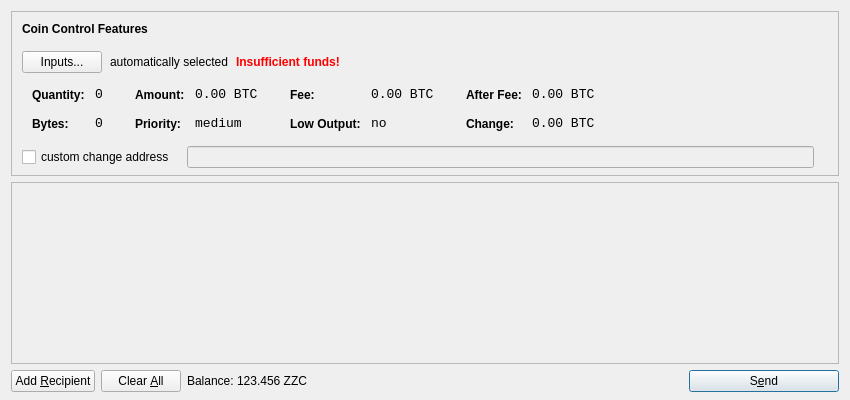
<?xml version="1.0" encoding="UTF-8"?>
<ui version="4.0">
 <class>SendCoinsDialog</class>
 <widget class="QDialog" name="SendCoinsDialog">
  <property name="geometry">
   <rect>
    <x>0</x>
    <y>0</y>
    <width>850</width>
    <height>400</height>
   </rect>
  </property>
  <property name="windowTitle">
   <string>Send Coins</string>
  </property>
  <layout class="QVBoxLayout" name="verticalLayout" stretch="0,1,0">
   <property name="bottomMargin">
    <number>8</number>
   </property>
   <item>
    <widget class="QFrame" name="frameCoinControl">
     <property name="sizePolicy">
      <sizepolicy hsizetype="Expanding" vsizetype="Expanding">
       <horstretch>0</horstretch>
       <verstretch>0</verstretch>
      </sizepolicy>
     </property>
     <property name="maximumSize">
      <size>
       <width>16777215</width>
       <height>16777215</height>
      </size>
     </property>
     <property name="frameShape">
      <enum>QFrame::StyledPanel</enum>
     </property>
     <property name="frameShadow">
      <enum>QFrame::Sunken</enum>
     </property>
     <layout class="QVBoxLayout" name="verticalLayoutCoinControl2">
      <property name="spacing">
       <number>-1</number>
      </property>
      <property name="leftMargin">
       <number>0</number>
      </property>
      <property name="topMargin">
       <number>0</number>
      </property>
      <property name="rightMargin">
       <number>0</number>
      </property>
      <property name="bottomMargin">
       <number>6</number>
      </property>
      <item>
       <layout class="QVBoxLayout" name="verticalLayoutCoinControl" stretch="0,0,0,0,1">
        <property name="spacing">
         <number>0</number>
        </property>
        <property name="leftMargin">
         <number>10</number>
        </property>
        <property name="topMargin">
         <number>10</number>
        </property>
        <item>
         <layout class="QHBoxLayout" name="horizontalLayoutCoinControl1">
          <property name="bottomMargin">
           <number>15</number>
          </property>
          <item>
           <widget class="QLabel" name="labelCoinControlFeatures">
            <property name="sizePolicy">
             <sizepolicy hsizetype="Preferred" vsizetype="Maximum">
              <horstretch>0</horstretch>
              <verstretch>0</verstretch>
             </sizepolicy>
            </property>
            <property name="font">
             <font>
              <weight>75</weight>
              <bold>true</bold>
             </font>
            </property>
            <property name="styleSheet">
             <string notr="true">font-weight:bold;</string>
            </property>
            <property name="text">
             <string>Coin Control Features</string>
            </property>
           </widget>
          </item>
         </layout>
        </item>
        <item>
         <layout class="QHBoxLayout" name="horizontalLayoutCoinControl2" stretch="0,0,0,0">
          <property name="spacing">
           <number>8</number>
          </property>
          <property name="bottomMargin">
           <number>10</number>
          </property>
          <item>
           <widget class="QPushButton" name="pushButtonCoinControl">
            <property name="styleSheet">
             <string notr="true"/>
            </property>
            <property name="text">
             <string>Inputs...</string>
            </property>
           </widget>
          </item>
          <item>
           <widget class="QLabel" name="labelCoinControlAutomaticallySelected">
            <property name="text">
             <string>automatically selected</string>
            </property>
            <property name="margin">
             <number>5</number>
            </property>
           </widget>
          </item>
          <item>
           <widget class="QLabel" name="labelCoinControlInsuffFunds">
            <property name="font">
             <font>
              <weight>75</weight>
              <bold>true</bold>
             </font>
            </property>
            <property name="styleSheet">
             <string notr="true">color:red;font-weight:bold;</string>
            </property>
            <property name="text">
             <string>Insufficient funds!</string>
            </property>
            <property name="margin">
             <number>5</number>
            </property>
           </widget>
          </item>
          <item>
           <spacer name="horizontalSpacerCoinControl">
            <property name="orientation">
             <enum>Qt::Horizontal</enum>
            </property>
            <property name="sizeHint" stdset="0">
             <size>
              <width>40</width>
              <height>1</height>
             </size>
            </property>
           </spacer>
          </item>
         </layout>
        </item>
        <item>
         <widget class="QWidget" name="widgetCoinControl" native="true">
          <property name="sizePolicy">
           <sizepolicy hsizetype="Preferred" vsizetype="Preferred">
            <horstretch>0</horstretch>
            <verstretch>0</verstretch>
           </sizepolicy>
          </property>
          <property name="minimumSize">
           <size>
            <width>0</width>
            <height>0</height>
           </size>
          </property>
          <property name="styleSheet">
           <string notr="true"/>
          </property>
          <layout class="QHBoxLayout" name="horizontalLayoutCoinControl5">
           <property name="margin">
            <number>0</number>
           </property>
           <item>
            <layout class="QHBoxLayout" name="horizontalLayoutCoinControl3" stretch="0,0,0,1">
             <property name="spacing">
              <number>20</number>
             </property>
             <property name="topMargin">
              <number>0</number>
             </property>
             <property name="bottomMargin">
              <number>10</number>
             </property>
             <item>
              <layout class="QFormLayout" name="formLayoutCoinControl1">
               <property name="horizontalSpacing">
                <number>10</number>
               </property>
               <property name="verticalSpacing">
                <number>14</number>
               </property>
               <property name="leftMargin">
                <number>10</number>
               </property>
               <property name="topMargin">
                <number>4</number>
               </property>
               <property name="rightMargin">
                <number>6</number>
               </property>
               <item row="0" column="0">
                <widget class="QLabel" name="labelCoinControlQuantityText">
                 <property name="styleSheet">
                  <string notr="true">font-weight:bold;</string>
                 </property>
                 <property name="text">
                  <string>Quantity:</string>
                 </property>
                 <property name="margin">
                  <number>0</number>
                 </property>
                </widget>
               </item>
               <item row="0" column="1">
                <widget class="QLabel" name="labelCoinControlQuantity">
                 <property name="font">
                  <font>
                   <family>Monospace</family>
                   <pointsize>10</pointsize>
                  </font>
                 </property>
                 <property name="cursor">
                  <cursorShape>IBeamCursor</cursorShape>
                 </property>
                 <property name="contextMenuPolicy">
                  <enum>Qt::ActionsContextMenu</enum>
                 </property>
                 <property name="text">
                  <string notr="true">0</string>
                 </property>
                 <property name="margin">
                  <number>0</number>
                 </property>
                 <property name="textInteractionFlags">
                  <set>Qt::LinksAccessibleByMouse|Qt::TextSelectableByKeyboard|Qt::TextSelectableByMouse</set>
                 </property>
                </widget>
               </item>
               <item row="1" column="0">
                <widget class="QLabel" name="labelCoinControlBytesText">
                 <property name="styleSheet">
                  <string notr="true">font-weight:bold;</string>
                 </property>
                 <property name="text">
                  <string>Bytes:</string>
                 </property>
                </widget>
               </item>
               <item row="1" column="1">
                <widget class="QLabel" name="labelCoinControlBytes">
                 <property name="font">
                  <font>
                   <family>Monospace</family>
                   <pointsize>10</pointsize>
                  </font>
                 </property>
                 <property name="cursor">
                  <cursorShape>IBeamCursor</cursorShape>
                 </property>
                 <property name="contextMenuPolicy">
                  <enum>Qt::ActionsContextMenu</enum>
                 </property>
                 <property name="text">
                  <string notr="true">0</string>
                 </property>
                 <property name="textInteractionFlags">
                  <set>Qt::LinksAccessibleByMouse|Qt::TextSelectableByKeyboard|Qt::TextSelectableByMouse</set>
                 </property>
                </widget>
               </item>
              </layout>
             </item>
             <item>
              <layout class="QFormLayout" name="formLayoutCoinControl2">
               <property name="horizontalSpacing">
                <number>10</number>
               </property>
               <property name="verticalSpacing">
                <number>14</number>
               </property>
               <property name="leftMargin">
                <number>6</number>
               </property>
               <property name="topMargin">
                <number>4</number>
               </property>
               <property name="rightMargin">
                <number>6</number>
               </property>
               <item row="0" column="0">
                <widget class="QLabel" name="labelCoinControlAmountText">
                 <property name="styleSheet">
                  <string notr="true">font-weight:bold;</string>
                 </property>
                 <property name="text">
                  <string>Amount:</string>
                 </property>
                 <property name="margin">
                  <number>0</number>
                 </property>
                </widget>
               </item>
               <item row="0" column="1">
                <widget class="QLabel" name="labelCoinControlAmount">
                 <property name="font">
                  <font>
                   <family>Monospace</family>
                   <pointsize>10</pointsize>
                  </font>
                 </property>
                 <property name="cursor">
                  <cursorShape>IBeamCursor</cursorShape>
                 </property>
                 <property name="contextMenuPolicy">
                  <enum>Qt::ActionsContextMenu</enum>
                 </property>
                 <property name="text">
                  <string notr="true">0.00 BTC</string>
                 </property>
                 <property name="textInteractionFlags">
                  <set>Qt::LinksAccessibleByMouse|Qt::TextSelectableByKeyboard|Qt::TextSelectableByMouse</set>
                 </property>
                </widget>
               </item>
               <item row="1" column="0">
                <widget class="QLabel" name="labelCoinControlPriorityText">
                 <property name="styleSheet">
                  <string notr="true">font-weight:bold;</string>
                 </property>
                 <property name="text">
                  <string>Priority:</string>
                 </property>
                </widget>
               </item>
               <item row="1" column="1">
                <widget class="QLabel" name="labelCoinControlPriority">
                 <property name="font">
                  <font>
                   <family>Monospace</family>
                   <pointsize>10</pointsize>
                  </font>
                 </property>
                 <property name="cursor">
                  <cursorShape>IBeamCursor</cursorShape>
                 </property>
                 <property name="contextMenuPolicy">
                  <enum>Qt::ActionsContextMenu</enum>
                 </property>
                 <property name="text">
                  <string>medium</string>
                 </property>
                 <property name="textInteractionFlags">
                  <set>Qt::LinksAccessibleByMouse|Qt::TextSelectableByKeyboard|Qt::TextSelectableByMouse</set>
                 </property>
                </widget>
               </item>
              </layout>
             </item>
             <item>
              <layout class="QFormLayout" name="formLayoutCoinControl3">
               <property name="horizontalSpacing">
                <number>10</number>
               </property>
               <property name="verticalSpacing">
                <number>14</number>
               </property>
               <property name="leftMargin">
                <number>6</number>
               </property>
               <property name="topMargin">
                <number>4</number>
               </property>
               <property name="rightMargin">
                <number>6</number>
               </property>
               <item row="0" column="0">
                <widget class="QLabel" name="labelCoinControlFeeText">
                 <property name="styleSheet">
                  <string notr="true">font-weight:bold;</string>
                 </property>
                 <property name="text">
                  <string>Fee:</string>
                 </property>
                 <property name="margin">
                  <number>0</number>
                 </property>
                </widget>
               </item>
               <item row="0" column="1">
                <widget class="QLabel" name="labelCoinControlFee">
                 <property name="font">
                  <font>
                   <family>Monospace</family>
                   <pointsize>10</pointsize>
                  </font>
                 </property>
                 <property name="cursor">
                  <cursorShape>IBeamCursor</cursorShape>
                 </property>
                 <property name="contextMenuPolicy">
                  <enum>Qt::ActionsContextMenu</enum>
                 </property>
                 <property name="text">
                  <string notr="true">0.00 BTC</string>
                 </property>
                 <property name="textInteractionFlags">
                  <set>Qt::LinksAccessibleByMouse|Qt::TextSelectableByKeyboard|Qt::TextSelectableByMouse</set>
                 </property>
                </widget>
               </item>
               <item row="1" column="0">
                <widget class="QLabel" name="labelCoinControlLowOutputText">
                 <property name="styleSheet">
                  <string notr="true">font-weight:bold;</string>
                 </property>
                 <property name="text">
                  <string>Low Output:</string>
                 </property>
                </widget>
               </item>
               <item row="1" column="1">
                <widget class="QLabel" name="labelCoinControlLowOutput">
                 <property name="font">
                  <font>
                   <family>Monospace</family>
                   <pointsize>10</pointsize>
                  </font>
                 </property>
                 <property name="cursor">
                  <cursorShape>IBeamCursor</cursorShape>
                 </property>
                 <property name="contextMenuPolicy">
                  <enum>Qt::ActionsContextMenu</enum>
                 </property>
                 <property name="text">
                  <string>no</string>
                 </property>
                 <property name="textInteractionFlags">
                  <set>Qt::LinksAccessibleByMouse|Qt::TextSelectableByKeyboard|Qt::TextSelectableByMouse</set>
                 </property>
                </widget>
               </item>
              </layout>
             </item>
             <item>
              <layout class="QFormLayout" name="formLayoutCoinControl4">
               <property name="horizontalSpacing">
                <number>10</number>
               </property>
               <property name="verticalSpacing">
                <number>14</number>
               </property>
               <property name="leftMargin">
                <number>6</number>
               </property>
               <property name="topMargin">
                <number>4</number>
               </property>
               <property name="rightMargin">
                <number>6</number>
               </property>
               <item row="0" column="0">
                <widget class="QLabel" name="labelCoinControlAfterFeeText">
                 <property name="styleSheet">
                  <string notr="true">font-weight:bold;</string>
                 </property>
                 <property name="text">
                  <string>After Fee:</string>
                 </property>
                 <property name="margin">
                  <number>0</number>
                 </property>
                </widget>
               </item>
               <item row="0" column="1">
                <widget class="QLabel" name="labelCoinControlAfterFee">
                 <property name="font">
                  <font>
                   <family>Monospace</family>
                   <pointsize>10</pointsize>
                  </font>
                 </property>
                 <property name="cursor">
                  <cursorShape>IBeamCursor</cursorShape>
                 </property>
                 <property name="contextMenuPolicy">
                  <enum>Qt::ActionsContextMenu</enum>
                 </property>
                 <property name="text">
                  <string notr="true">0.00 BTC</string>
                 </property>
                 <property name="textInteractionFlags">
                  <set>Qt::LinksAccessibleByMouse|Qt::TextSelectableByKeyboard|Qt::TextSelectableByMouse</set>
                 </property>
                </widget>
               </item>
               <item row="1" column="0">
                <widget class="QLabel" name="labelCoinControlChangeText">
                 <property name="styleSheet">
                  <string notr="true">font-weight:bold;</string>
                 </property>
                 <property name="text">
                  <string>Change:</string>
                 </property>
                </widget>
               </item>
               <item row="1" column="1">
                <widget class="QLabel" name="labelCoinControlChange">
                 <property name="font">
                  <font>
                   <family>Monospace</family>
                   <pointsize>10</pointsize>
                  </font>
                 </property>
                 <property name="cursor">
                  <cursorShape>IBeamCursor</cursorShape>
                 </property>
                 <property name="contextMenuPolicy">
                  <enum>Qt::ActionsContextMenu</enum>
                 </property>
                 <property name="text">
                  <string notr="true">0.00 BTC</string>
                 </property>
                 <property name="textInteractionFlags">
                  <set>Qt::LinksAccessibleByMouse|Qt::TextSelectableByKeyboard|Qt::TextSelectableByMouse</set>
                 </property>
                </widget>
               </item>
              </layout>
             </item>
            </layout>
           </item>
          </layout>
         </widget>
        </item>
        <item>
         <layout class="QHBoxLayout" name="horizontalLayoutCoinControl4" stretch="0,0,0">
          <property name="spacing">
           <number>12</number>
          </property>
          <property name="sizeConstraint">
           <enum>QLayout::SetDefaultConstraint</enum>
          </property>
          <property name="topMargin">
           <number>5</number>
          </property>
          <property name="rightMargin">
           <number>5</number>
          </property>
          <item>
           <widget class="QCheckBox" name="checkBoxCoinControlChange">
            <property name="text">
             <string>custom change address</string>
            </property>
           </widget>
          </item>
          <item>
           <widget class="QLineEdit" name="lineEditCoinControlChange">
            <property name="enabled">
             <bool>false</bool>
            </property>
            <property name="sizePolicy">
             <sizepolicy hsizetype="Expanding" vsizetype="Fixed">
              <horstretch>0</horstretch>
              <verstretch>0</verstretch>
             </sizepolicy>
            </property>
           </widget>
          </item>
          <item>
           <widget class="QLabel" name="labelCoinControlChangeLabel">
            <property name="sizePolicy">
             <sizepolicy hsizetype="Preferred" vsizetype="Expanding">
              <horstretch>0</horstretch>
              <verstretch>0</verstretch>
             </sizepolicy>
            </property>
            <property name="minimumSize">
             <size>
              <width>0</width>
              <height>0</height>
             </size>
            </property>
            <property name="text">
             <string/>
            </property>
            <property name="margin">
             <number>3</number>
            </property>
           </widget>
          </item>
         </layout>
        </item>
        <item>
         <spacer name="verticalSpacerCoinControl">
          <property name="orientation">
           <enum>Qt::Vertical</enum>
          </property>
          <property name="sizeHint" stdset="0">
           <size>
            <width>800</width>
            <height>1</height>
           </size>
          </property>
         </spacer>
        </item>
       </layout>
      </item>
     </layout>
    </widget>
   </item>
   <item>
    <widget class="QScrollArea" name="scrollArea">
     <property name="widgetResizable">
      <bool>true</bool>
     </property>
     <widget class="QWidget" name="scrollAreaWidgetContents">
      <property name="geometry">
       <rect>
        <x>0</x>
        <y>0</y>
        <width>830</width>
        <height>165</height>
       </rect>
      </property>
      <layout class="QVBoxLayout" name="verticalLayout_2">
       <property name="margin">
        <number>0</number>
       </property>
       <item>
        <layout class="QVBoxLayout" name="entries">
         <property name="spacing">
          <number>6</number>
         </property>
        </layout>
       </item>
       <item>
        <spacer name="verticalSpacer">
         <property name="orientation">
          <enum>Qt::Vertical</enum>
         </property>
         <property name="sizeHint" stdset="0">
          <size>
           <width>20</width>
           <height>40</height>
          </size>
         </property>
        </spacer>
       </item>
      </layout>
     </widget>
    </widget>
   </item>
   <item>
    <layout class="QHBoxLayout" name="horizontalLayout">
     <item>
      <widget class="QPushButton" name="addButton">
       <property name="toolTip">
        <string>Send to multiple recipients at once</string>
       </property>
       <property name="text">
        <string>Add &amp;Recipient</string>
       </property>
       <property name="icon">
        <iconset resource="../bitcoin.qrc">
         <normaloff>:/icons/add</normaloff>:/icons/add</iconset>
       </property>
       <property name="autoDefault">
        <bool>false</bool>
       </property>
      </widget>
     </item>
     <item>
      <widget class="QPushButton" name="clearButton">
       <property name="sizePolicy">
        <sizepolicy hsizetype="Minimum" vsizetype="Fixed">
         <horstretch>0</horstretch>
         <verstretch>0</verstretch>
        </sizepolicy>
       </property>
       <property name="toolTip">
        <string>Remove all transaction fields</string>
       </property>
       <property name="text">
        <string>Clear &amp;All</string>
       </property>
       <property name="icon">
        <iconset resource="../bitcoin.qrc">
         <normaloff>:/icons/remove</normaloff>:/icons/remove</iconset>
       </property>
       <property name="autoRepeatDelay">
        <number>300</number>
       </property>
       <property name="autoDefault">
        <bool>false</bool>
       </property>
      </widget>
     </item>
     <item>
      <layout class="QHBoxLayout" name="horizontalLayout_2">
       <property name="spacing">
        <number>3</number>
       </property>
       <item>
        <widget class="QLabel" name="label">
         <property name="text">
          <string>Balance:</string>
         </property>
        </widget>
       </item>
       <item>
        <widget class="QLabel" name="labelBalance">
         <property name="cursor">
          <cursorShape>IBeamCursor</cursorShape>
         </property>
         <property name="text">
          <string>123.456 ZZC</string>
         </property>
         <property name="textInteractionFlags">
          <set>Qt::LinksAccessibleByMouse|Qt::TextSelectableByKeyboard|Qt::TextSelectableByMouse</set>
         </property>
        </widget>
       </item>
      </layout>
     </item>
     <item>
      <spacer name="horizontalSpacer">
       <property name="orientation">
        <enum>Qt::Horizontal</enum>
       </property>
       <property name="sizeHint" stdset="0">
        <size>
         <width>40</width>
         <height>20</height>
        </size>
       </property>
      </spacer>
     </item>
     <item>
      <widget class="QPushButton" name="sendButton">
       <property name="minimumSize">
        <size>
         <width>150</width>
         <height>0</height>
        </size>
       </property>
       <property name="toolTip">
        <string>Confirm the send action</string>
       </property>
       <property name="text">
        <string>S&amp;end</string>
       </property>
       <property name="icon">
        <iconset resource="../bitcoin.qrc">
         <normaloff>:/icons/send</normaloff>:/icons/send</iconset>
       </property>
       <property name="default">
        <bool>true</bool>
       </property>
      </widget>
     </item>
    </layout>
   </item>
  </layout>
 </widget>
 <resources>
  <include location="../bitcoin.qrc"/>
 </resources>
 <connections/>
</ui>
